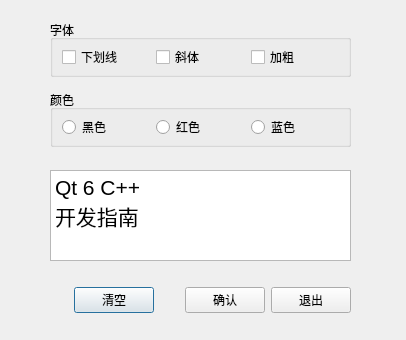
<?xml version="1.0" encoding="UTF-8"?>
<ui version="4.0">
 <class>Dialog</class>
 <widget class="QDialog" name="Dialog">
  <property name="geometry">
   <rect>
    <x>0</x>
    <y>0</y>
    <width>406</width>
    <height>340</height>
   </rect>
  </property>
  <property name="windowTitle">
   <string>Dialog</string>
  </property>
  <property name="windowIcon">
   <iconset resource="res.qrc">
    <normaloff>:/icons/images/editor.ico</normaloff>:/icons/images/editor.ico</iconset>
  </property>
  <widget class="QPlainTextEdit" name="plainTextEdit">
   <property name="geometry">
    <rect>
     <x>50</x>
     <y>170</y>
     <width>301</width>
     <height>91</height>
    </rect>
   </property>
   <property name="font">
    <font>
     <pointsize>16</pointsize>
    </font>
   </property>
   <property name="plainText">
    <string>Qt 6 C++
开发指南</string>
   </property>
  </widget>
  <widget class="QGroupBox" name="groupBox_Font">
   <property name="geometry">
    <rect>
     <x>50</x>
     <y>20</y>
     <width>301</width>
     <height>57</height>
    </rect>
   </property>
   <property name="title">
    <string>字体</string>
   </property>
   <layout class="QHBoxLayout" name="horizontalLayout">
    <item>
     <widget class="QCheckBox" name="checkBox_underline">
      <property name="text">
       <string>下划线</string>
      </property>
     </widget>
    </item>
    <item>
     <widget class="QCheckBox" name="checkBox_itailc">
      <property name="text">
       <string>斜体</string>
      </property>
     </widget>
    </item>
    <item>
     <widget class="QCheckBox" name="checkBox_bold">
      <property name="text">
       <string>加粗</string>
      </property>
     </widget>
    </item>
   </layout>
  </widget>
  <widget class="QGroupBox" name="groupBox_Color">
   <property name="geometry">
    <rect>
     <x>50</x>
     <y>90</y>
     <width>301</width>
     <height>57</height>
    </rect>
   </property>
   <property name="title">
    <string>颜色</string>
   </property>
   <layout class="QHBoxLayout" name="horizontalLayout_2">
    <item>
     <widget class="QRadioButton" name="radioButton_black">
      <property name="text">
       <string>黑色</string>
      </property>
     </widget>
    </item>
    <item>
     <widget class="QRadioButton" name="radioButton_red">
      <property name="text">
       <string>红色</string>
      </property>
     </widget>
    </item>
    <item>
     <widget class="QRadioButton" name="radioButton_blue">
      <property name="text">
       <string>蓝色</string>
      </property>
     </widget>
    </item>
   </layout>
  </widget>
  <widget class="QWidget" name="horizontalLayoutWidget">
   <property name="geometry">
    <rect>
     <x>50</x>
     <y>270</y>
     <width>301</width>
     <height>61</height>
    </rect>
   </property>
   <layout class="QHBoxLayout" name="horizontalLayout_3">
    <item>
     <spacer name="horizontalSpacer">
      <property name="orientation">
       <enum>Qt::Horizontal</enum>
      </property>
      <property name="sizeHint" stdset="0">
       <size>
        <width>40</width>
        <height>20</height>
       </size>
      </property>
     </spacer>
    </item>
    <item>
     <widget class="QPushButton" name="pushButton_Clear">
      <property name="text">
       <string>清空</string>
      </property>
      <property name="icon">
       <iconset resource="res.qrc">
        <normaloff>:/icons/images/212.bmp</normaloff>:/icons/images/212.bmp</iconset>
      </property>
     </widget>
    </item>
    <item>
     <spacer name="horizontalSpacer_2">
      <property name="orientation">
       <enum>Qt::Horizontal</enum>
      </property>
      <property name="sizeHint" stdset="0">
       <size>
        <width>40</width>
        <height>20</height>
       </size>
      </property>
     </spacer>
    </item>
    <item>
     <widget class="QPushButton" name="pushButton_OK">
      <property name="text">
       <string>确认</string>
      </property>
      <property name="icon">
       <iconset resource="res.qrc">
        <normaloff>:/icons/images/322.bmp</normaloff>:/icons/images/322.bmp</iconset>
      </property>
     </widget>
    </item>
    <item>
     <widget class="QPushButton" name="pushButton_EXIT">
      <property name="text">
       <string>退出</string>
      </property>
      <property name="icon">
       <iconset resource="res.qrc">
        <normaloff>:/icons/images/324.bmp</normaloff>:/icons/images/324.bmp</iconset>
      </property>
     </widget>
    </item>
   </layout>
  </widget>
 </widget>
 <resources>
  <include location="res.qrc"/>
 </resources>
 <connections>
  <connection>
   <sender>pushButton_OK</sender>
   <signal>clicked()</signal>
   <receiver>Dialog</receiver>
   <slot>accept()</slot>
   <hints>
    <hint type="sourcelabel">
     <x>224</x>
     <y>300</y>
    </hint>
    <hint type="destinationlabel">
     <x>202</x>
     <y>169</y>
    </hint>
   </hints>
  </connection>
  <connection>
   <sender>pushButton_EXIT</sender>
   <signal>clicked()</signal>
   <receiver>Dialog</receiver>
   <slot>close()</slot>
   <hints>
    <hint type="sourcelabel">
     <x>309</x>
     <y>300</y>
    </hint>
    <hint type="destinationlabel">
     <x>202</x>
     <y>169</y>
    </hint>
   </hints>
  </connection>
 </connections>
</ui>
